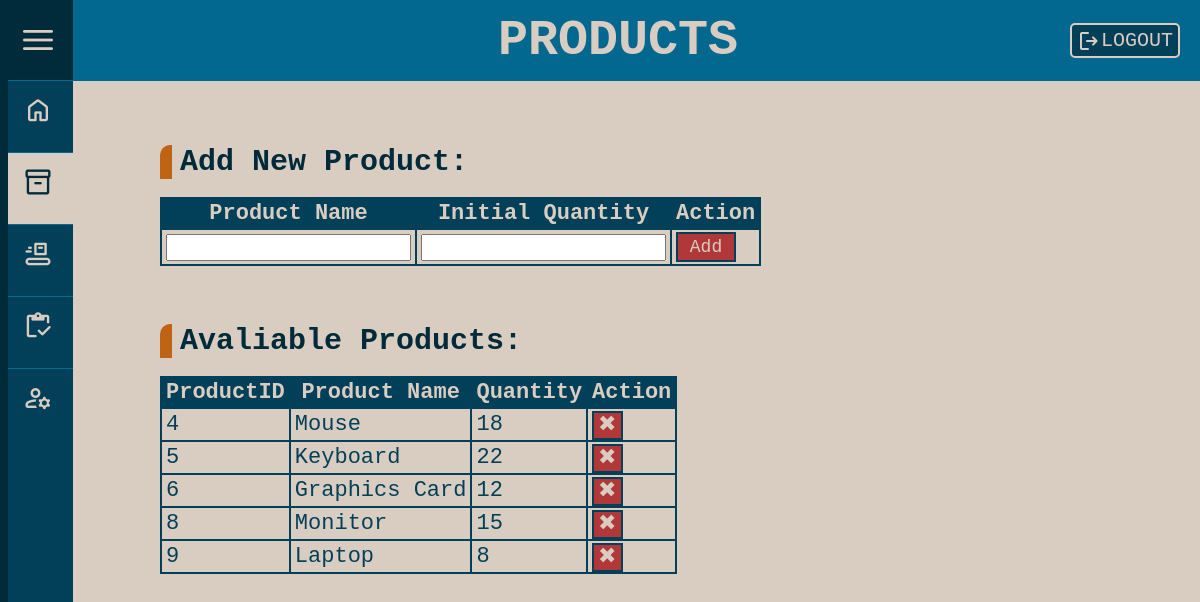
Screenshot of /AdminPanel/products.php (signed in) with the database file from the repository.
### tables this page shows
CREATE TABLE `product` (
  `productID` int(100) NOT NULL,
  `productName` varchar(100) NOT NULL,
  `quantity` int(100) NOT NULL
);

### AdminPanel/products.php (the view, shortened to what this page needs)
<?php
    require("../connection.php");
?>
<!DOCTYPE html>
<html lang="en">
<head>
    <link rel="stylesheet" href="adminStyle.css">
    <link rel="stylesheet" href="products.css">
</head>
<body>
    <div class="sidebar">
        <label for="check">
            <span class="material-symbols-rounded" id="open" onclick="openNav()">menu</span>
        </label>
        <div id="sidebarHeader">
        </div>
        <ul>
            <li><a href="adminHome.php"><span class="material-symbols-rounded">home</span> <label> HOME </label> </a></li>
            <li><a href="products.php" id="currentPage"><span class="material-symbols-rounded">inventory_2</span> <label> PRODUCTS </label> </a></li>
            <li><a href="suppliers.php"><span class="material-symbols-rounded">conveyor_belt</span> <label> SUPPLIERS </label> </a></li>
            <li><a href="reports.php"><span class="material-symbols-rounded">inventory</span> <label> REPORTS </label> </a></li>
            <li><a href="userManage.php"><span class="material-symbols-rounded">manage_accounts</span> <label> USERS </label> </a></li>
        </ul>
    </div>
    <div class="main">
        <div class="header">
            <h1>PRODUCTS</h1><br><br>
            <form method="post">
                <button type="submit" name="Logout">
                    <span class="material-symbols-rounded">logout</span>
                    LOGOUT
                </button>
            </form>
        </div>
        <div class="content">
            <div id="addProduct">
                <h2>Add New Product:</h2><br>
                <table border="1px" style="border-collapse: collapse;">
                    <thead>
                        <th>Product Name</th>
                        <th>Initial Quantity</th>
                        <th>Action</th>
                    </thead>
                    <tbody>
                        <tr>
                            <form method="get">
                                <td>
                                    <input type="text" name="Name">
                                </td>
                                <td>
                                    <input type="number" min="0" name="Qty">
                                </td>
                                <td>
                                    <button type="submit" name="Add">Add</button>
                                </td>
                            </form>
                        </tr>
                    </tbody>
                </table>
            </div>
            <br>
            <div id="displayProduct">
                <h2>Avaliable Products:</h2><br>
                <table border="1px" style="border-collapse: collapse;">
                    <thead>
                        <th>ProductID</th>
                        <th>Product Name</th>
                        <th>Quantity</th>
                        <th>Action</th>
                    </thead>
                    <tbody>
                        <tr>
                            <?php
                                $sql = "SELECT * FROM `product`";
                                $res = mysqli_query($conn, $sql);
                                if(mysqli_num_rows($res) > 0)
                                {
                                    while($res_fetch = mysqli_fetch_assoc($res))
                                    {
                                        echo "
                                        <tr>
                                            <td>$res_fetch[productID]</td>
                                            <td>$res_fetch[productName]</td>
                                            <td>$res_fetch[quantity]</td>
                                            <td>
                                                <a href='products.php?id=$res_fetch[productID]'>✖</a>
                                            </td>
                                        </tr>";
                                    }
                                }
                            ?>
                        </tr>
                    </tbody>
                </table>
            </div>
        </div>
    </div>
</body>
</html>

### AdminPanel/adminStyle.css (style rules this page uses)
* { list-style: none; font-family: "Monaco", monospace; margin: 0; padding: 0; text-decoration: none; }
body { background-color: #D9CCC1; display: flex; }
.sidebar { z-index: 1; position: fixed; width: 65px; height: 100%; background-color: #024059; border-left: 8px solid #012a3a; transition-duration: 0.5s; }
.sidebar #sidebarHeader { line-height: 80px; background-color: #012a3a; }
.sidebar ul a { display: block; line-height: 65px; height: 100%; color: #D9CCC1; font-size: 20px; padding-left: 15px; border-top: 1px solid #03688f; transition-duration: 0.6s; }
#currentPage { background: #D9CCC1; color: #012A3A; }
.sidebar ul a .material-symbols-rounded { vertical-align: text-bottom; font-size: 30px; }
.sidebar label #open, label #close { position: absolute; top: 20px; color: #D9CCC1; font-size: 40px; cursor: pointer; transition-duration: 0.5s; }
#open { left: 10px; }
.main { margin-left: 80px; transition-duration: 0.5s; display: flex; }
.header { margin-left:-50px; padding-left: 50px; height: 80.5px;; position: fixed; display: flex; top: 0px; width: 100%; color: #D9CCC1; background-color: #03688f; }
.header h1 { position: relative; align-self: center; left: 29%; font-size: 50px; width: 380px; text-align: center; }
.header form { position: fixed; right: 80px; width: 50px; align-self: center; }
.header form button { display: flex; width: 110px; height: 35px; font-size: 20px; border-radius: 5px; justify-content: center; padding-top: 4px; border: 2px solid #D9CCC1; color: #D9CCC1; background-color: #024059; transition-duration: 0.5s; }
.content { position: fixed; display: flex; top: 85px; width: 100%; height: 100%; }
.content table a { width: 30px; height: 30px; background-color: rgb(176, 56, 56); border: 2px solid #024059; color: #D9CCC1; padding: 0px 4px; transition-duration: 0.3s; }
.content table, th, td { border-collapse: collapse; border: 2px solid #024059; padding: 2px 4px; }
.content table th { background-color: #024059; color: #D9CCC1; }
.content table tr td { color: #024059; }
.content table { font-size: 22px; }
.content h2 { color: #012A3A; font-size: 30px; border-left: 12px solid #BF6415; border-top-left-radius: 10px; padding-left: 8px; }
.content table button { font-size: 18px; width: 60px; height: 30px; background-color: rgb(176, 56, 56); border: 2px solid #024059; color: #D9CCC1; padding: 0px 4px; transition-duration: 0.3s; }
.content table input { font-size: 20px; }

### AdminPanel/products.css (style rules this page uses)
.content { display: block; padding: 40px 40px; }
.content #addProduct, .content #displayProduct { margin: 20px 40px; }
.content .userTable table, th, td { border-collapse: collapse; border: 2px solid #024059; padding: 2px 4px; }

### rows the page displays
product: productID "4", productName "Mouse", quantity "18"
product: productID "5", productName "Keyboard", quantity "22"
product: productID "6", productName "Graphics Card", quantity "12"
product: productID "8", productName "Monitor", quantity "15"
product: productID "9", productName "Laptop", quantity "8"
